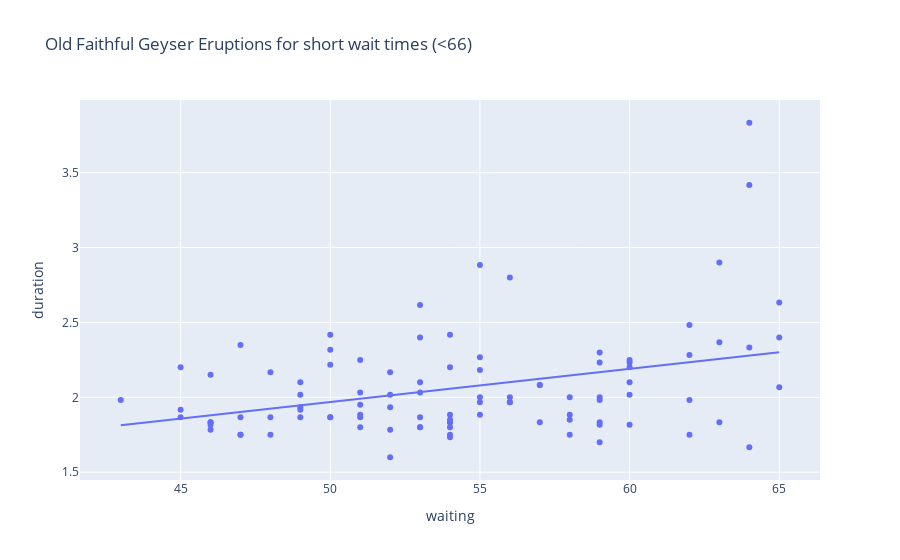

Notebook code for this chart:
### Markdown cell above
## Question 9
### As seen in the introductory figure above, if the delay of the geyser eruption since the previous geyser eruption exceeds approximately 63 minutes, there is a notable increase in the duration of the geyser eruption itself. In the figure below we therefore restrict the dataset to only short wait times. Within the context of only short wait times, is there evidence in the data for a relationship between duration and wait time in the same manner as in the full data set? Using the following code, characterize the evidence against the null hypothesis in the context of short wait times which are less than short_wait_limit values of 62, 64, 66.

Over the course of short waitime increase(62,64,66), the intercept coefficient show an increase which denmonstrates that the baseline variable when waiting time is at zero decreases, the predicted duration is lower when wait time is 0. Meanwhile the waiting time coefficient increase denmonstrates the slope of the line increases and shows the increased Effect of waiting time on duration. However, at threshod of 62 mark since the p-value is at 0.238, meaning we have no evidence to reject the null hypothesis, thus we failed to reject. But as the waiting time threshold increases,, the p-value follows along to decrease in the case that at 64 mark, the p-value refers to moderate and we rejects the null hypothesis at the 66 mark.

### Code cell
import plotly.express as px
import statsmodels.formula.api as smf


short_wait_limit = 66 #
short_wait = old_faithful.waiting < short_wait_limit

print(smf.ols('duration ~ waiting', data=old_faithful[short_wait]).fit().summary().tables[1])

# Create a scatter plot with a linear regression trendline
fig = px.scatter(old_faithful[short_wait], x='waiting', y='duration', 
                 title="Old Faithful Geyser Eruptions for short wait times (<"+str(short_wait_limit)+")", 
                 trendline='ols')

fig.show(renderer="png")

### Figure 1 — Plotly figure (JSON) as saved in the notebook; plotly's stock layout.template omitted (floating-point values rounded to 4 significant figures)
{"data": [{"hovertemplate": "waiting=%{x}<br>duration=%{y}<extra></extra>", "legendgroup": "", "marker": {"color": "#636efa", "symbol": "circle"}, "mode": "markers", "name": "", "orientation": "v", "showlegend": false, "type": "scatter", "x": [54, 62, 55, 51, 54, 47, 52, 62, 52, 51, 47, 55, 52, 48, 59, 58, 58, 64, 53, 59, 54, 54, 64, 59, 48, 60, 65, 56, 62, 60, 65, 48, 60, 50, 63, 51, 62, 49, 47, 52, 59, 59, 50, 59, 53, 56, 45, 55, 45, 56, 46, 51, 53, 60, 59, 49, 53, 65, 53, 45, 58, 63, 52, 49, 57, 50, 55, 51, 46, 55, 57, 51, 60, 53, 46, 49, 49, 64, 53, 55, 50, 54, 54, 50, 54, 54, 64, 47, 63, 57, 54, 56, 58, 43, 60, 46, 46], "xaxis": "x", "y": [1.8, 2.283, 2.883, 1.95, 1.833, 1.75, 2.167, 1.75, 1.6, 1.8, 1.75, 1.967, 2.017, 1.867, 1.833, 1.883, 1.75, 3.833, 2.1, 2, 1.833, 1.733, 1.667, 2.233, 1.75, 1.817, 2.067, 1.967, 1.983, 2.017, 2.633, 2.167, 2.2, 1.867, 1.833, 1.867, 2.483, 2.1, 1.867, 1.783, 2.3, 1.7, 2.317, 1.817, 2.617, 1.967, 1.917, 2.267, 1.867, 2.8, 1.833, 1.883, 2.033, 2.233, 1.983, 2.017, 1.8, 2.4, 1.8, 2.2, 2, 2.367, 1.933, 1.917, 2.083, 2.417, 1.883, 2.033, 1.833, 2.183, 1.833, 2.25, 2.1, 1.867, 1.783, 1.933, 1.867, 3.417, 2.4, 2, 1.867, 1.75, 2.417, 2.217, 1.883, 1.85, 2.333, 2.35, 2.9, 2.083, 2.2, 2, 1.85, 1.983, 2.25, 2.15, 1.817], "yaxis": "y"}, {"hovertemplate": "<b>OLS trendline</b><br>duration = 0.0221439 * waiting + 0.861873<br>R<sup>2</sup>=0.126194<br><br>waiting=%{x}<br>duration=%{y} <b>(trend)</b><extra></extra>", "legendgroup": "", "marker": {"color": "#636efa", "symbol": "circle"}, "mode": "lines", "name": "", "showlegend": false, "type": "scatter", "x": [43, 45, 45, 45, 46, 46, 46, 46, 46, 47, 47, 47, 47, 48, 48, 48, 49, 49, 49, 49, 49, 50, 50, 50, 50, 50, 51, 51, 51, 51, 51, 51, 52, 52, 52, 52, 52, 53, 53, 53, 53, 53, 53, 53, 54, 54, 54, 54, 54, 54, 54, 54, 54, 55, 55, 55, 55, 55, 55, 56, 56, 56, 56, 57, 57, 57, 58, 58, 58, 58, 59, 59, 59, 59, 59, 59, 59, 60, 60, 60, 60, 60, 60, 62, 62, 62, 62, 63, 63, 63, 64, 64, 64, 64, 65, 65, 65], "xaxis": "x", "y": [1.814, 1.858, 1.858, 1.858, 1.88, 1.88, 1.88, 1.88, 1.88, 1.903, 1.903, 1.903, 1.903, 1.925, 1.925, 1.925, 1.947, 1.947, 1.947, 1.947, 1.947, 1.969, 1.969, 1.969, 1.969, 1.969, 1.991, 1.991, 1.991, 1.991, 1.991, 1.991, 2.013, 2.013, 2.013, 2.013, 2.013, 2.036, 2.036, 2.036, 2.036, 2.036, 2.036, 2.036, 2.058, 2.058, 2.058, 2.058, 2.058, 2.058, 2.058, 2.058, 2.058, 2.08, 2.08, 2.08, 2.08, 2.08, 2.08, 2.102, 2.102, 2.102, 2.102, 2.124, 2.124, 2.124, 2.146, 2.146, 2.146, 2.146, 2.168, 2.168, 2.168, 2.168, 2.168, 2.168, 2.168, 2.191, 2.191, 2.191, 2.191, 2.191, 2.191, 2.235, 2.235, 2.235, 2.235, 2.257, 2.257, 2.257, 2.279, 2.279, 2.279, 2.279, 2.301, 2.301, 2.301], "yaxis": "y"}], "layout": {"legend": {"tracegroupgap": 0}, "title": {"text": "Old Faithful Geyser Eruptions for short wait times (<66)"}, "xaxis": {"anchor": "y", "domain": [0, 1], "title": {"text": "waiting"}}, "yaxis": {"anchor": "x", "domain": [0, 1], "title": {"text": "duration"}}}}
